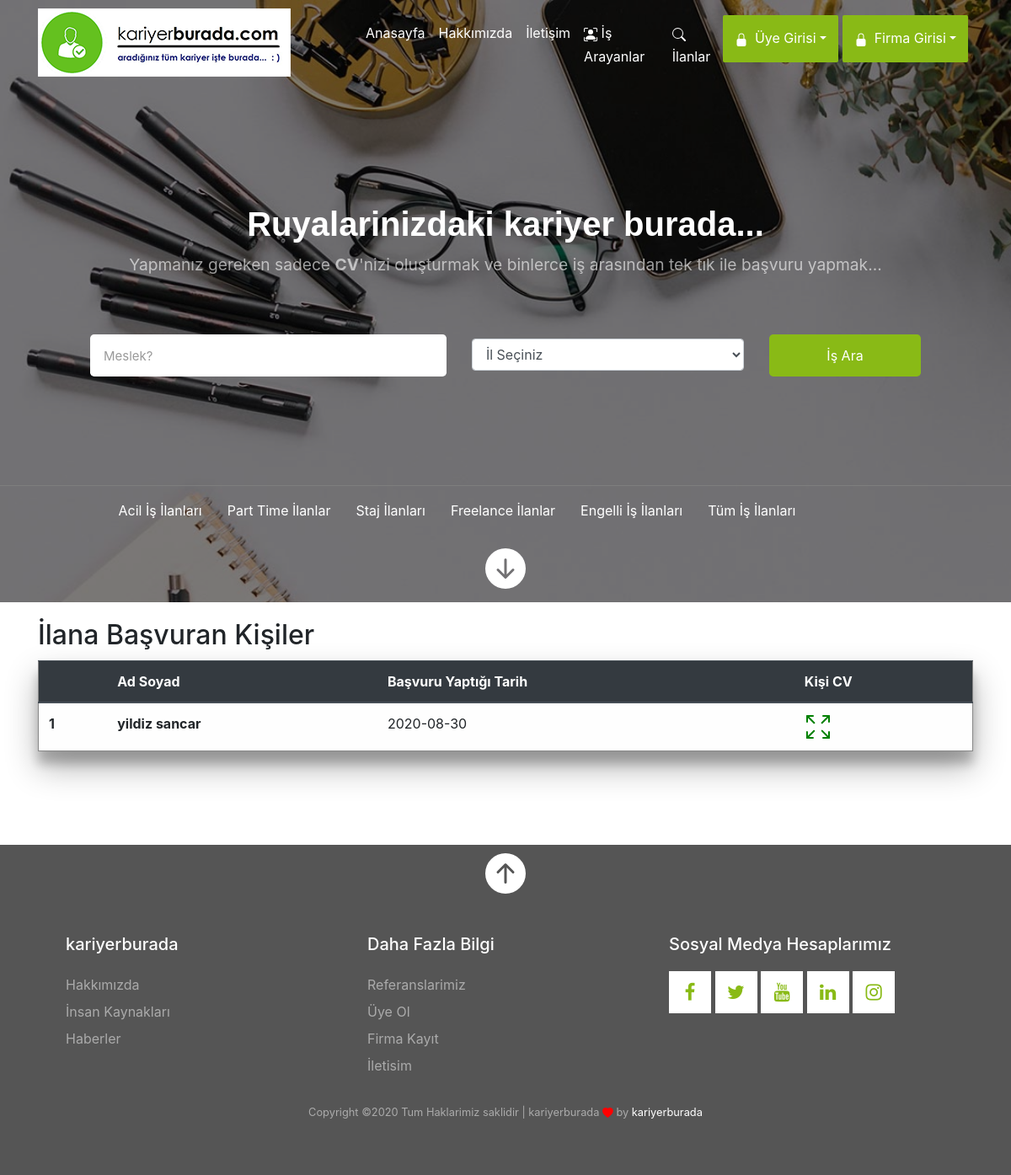
Page /ilan-basvuranlar.php?id=28 on the earlier database version.
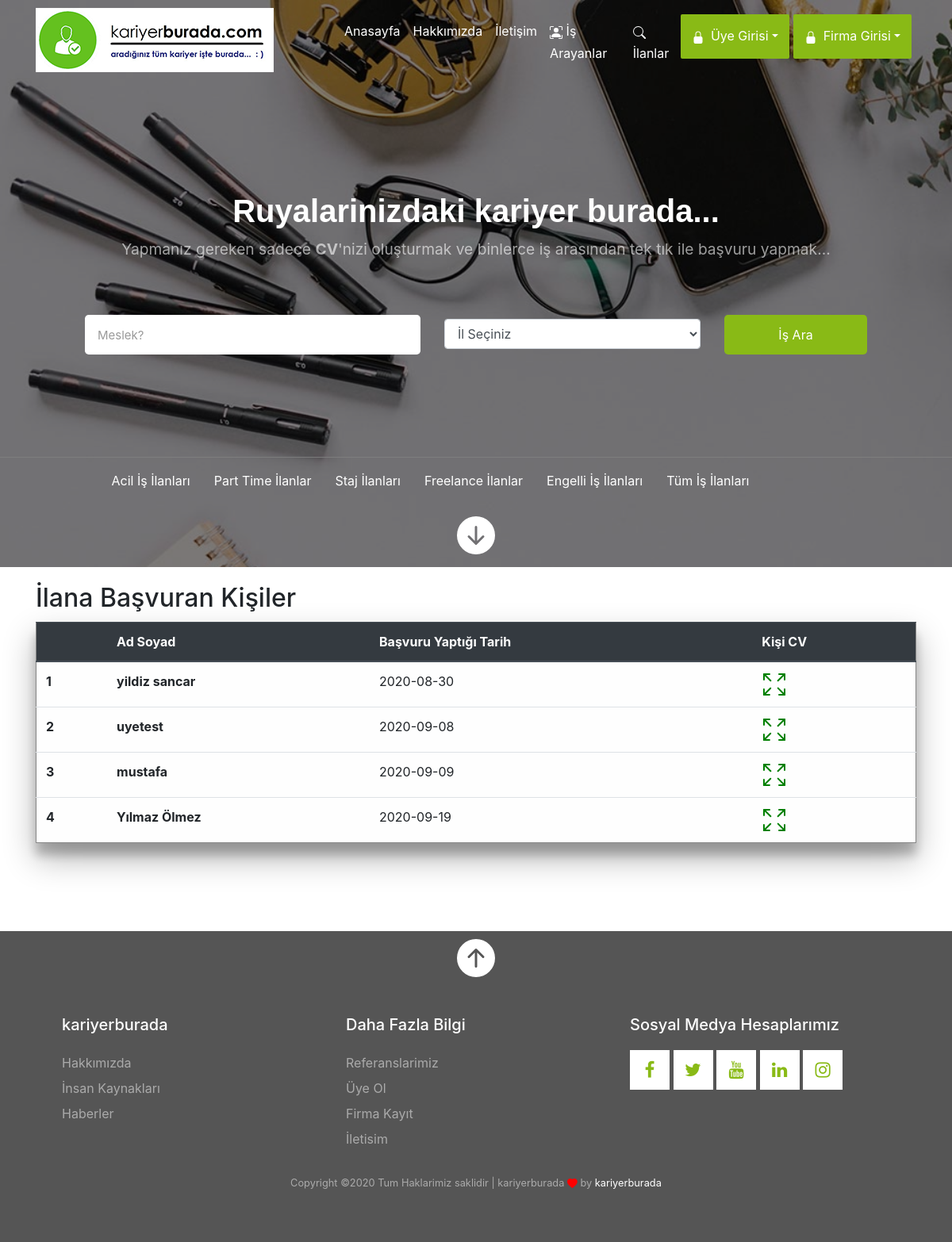
Same page on the later database version.
### tables this page shows
CREATE TABLE `uyefirmaisilanbasvurubilgi` (
  `isilanbasvuruno` int(11) NOT NULL,
  `isilanno` int(11) NOT NULL,
  `uyefirmaunvani` varchar(200) NOT NULL,
  `uyecvno` int(11) DEFAULT NULL,
  `uyecvadisoyadi` varchar(200) DEFAULT NULL,
  `isaciklamasi` varchar(300) NOT NULL,
  `basvurunotlari` varchar(300) NOT NULL,
  `basvurutarihi` date DEFAULT NULL,
  `uyefirmano` int(11) NOT NULL,
  `meslek` varchar(200) NOT NULL
);

### ilan-basvuranlar.php (the view, shortened to what this page needs)
<?php
include "component/baglanti.php";
		$referer = $_SERVER['HTTP_REFERER'];
if ($referer == "")
{
 header("Location:index.php");
}
else
{
	?>
	<!DOCTYPE html>
	<html>
	<head>
		<?php
		include "component/css/css.php";
		?>
	</head>
	<body>
		<header>
			<?php include "component/header.php"; ?>
		</header>
		<main>
			<article>
				<section>
					<div class="container" style="margin-top:20px;">
						<div class="row">
							<div class="col-md-12" >
								<table class="table animate" style="margin: 1% auto 10% auto;background-color: #fefefe;border: 1px solid #888;box-shadow: 0 19px 38px rgba(0,0,0,0.30), 0 15px 12px rgba(0,0,0,0.22);">
									<legend><h2>İlana Başvuran Kişiler</h2></legend>
								  <thead class="thead-dark">
								    <tr>
								      <th scope="col"> </th>
								      <th scope="col">Ad Soyad</th>
								      <th scope="col">Başvuru Yaptığı Tarih</th>
								      <th scope="col">Kişi CV</th>
								    </tr>
								  </thead>
								  <tbody>
								  	<?php
									$sql="select * from uyefirmaisilanbasvurubilgi where isilanno='".$_GET["id"]."'";
									$result=mysqli_query($baglan,$sql);
									$a=1;
									while($sonuc=mysqli_fetch_assoc($result))
									{
								?>
								    <tr>
								      <th scope="row"><?php echo $a; ?></th>
								      <td><b><?php echo $sonuc["uyecvadisoyadi"]; ?></b></td>
								      <td><?php echo $sonuc["basvurutarihi"]; ?></td>
								      <td><a href="cvgoster.php?id=<?php echo $sonuc["uyecvno"]; ?>#git" target="_blank" style="color: green;">
</a></td>
								    </tr>
									<?php
										$a++;
									  }
									 ?>
								  </tbody>
								</table>
							</div>
						</div>
				</div>
			</section>
		</article>
	</main>
	<footer>
		<?php
		include "component/footer.php";
		?>
	</footer>
</body>
</html>
<?php
}
?>

### component/css/css.php (shortened to what this page needs)
<link rel="stylesheet" type="text/css" href="././bootstrap/css/bootstrap.min.css">
<link rel="stylesheet" type="text/css" href="././component/css/still.css">
<link rel="stylesheet" type="text/css" href="././component/css/search.css">
<link rel="stylesheet" type="text/css" href="././component/css/sosyal-medya.css">
<link rel="stylesheet" type="text/css" href="././component/css/login-still.css">
	<link rel="stylesheet" type="text/css" href="././component/css/cpanel.css">
<link href="././component/css/print.css" rel="stylesheet" media="print" />
<link rel="stylesheet" href="https://use.fontawesome.com/releases/v5.1.0/css/all.css">
 	  <link href="https://maxcdn.bootstrapcdn.com/font-awesome/4.7.0/css/font-awesome.min.css" rel="stylesheet" type="text/css">

### component/header.php (shortened to what this page needs)
<section class="home-section section-hero overlay" style="background: url('images/hero_1.jpg') no-repeat  ;
    background-attachment: fixed;
    background-size: cover;"  >
<div class="container">
	<div class="row align-items-center justify-content-center">
		<div class="col-md-4">
			<figure>
				<a href="index.php">
					<img src="images/logo/logo2.png" alt=""  style="margin-top: 10px;">
				</a>
			</figure>
		</div>
		<div class="col-md-8 navbar navbar-expand-lg navbar-dark">
			<div class="collapse navbar-collapse" id="navbarResponsive">
				<ul class="navbar-nav  ml-auto">
					<li class="nav-item">
						<a class="nav-link" href="index.php">
							Anasayfa
						</a>
					</li>
					<li class="nav-item">
						<a class="nav-link" href="hakkimizda.php#git">
							Hakkımızda
						</a>
					</li>
					<li class="nav-item">
						<a class="nav-link" href="iletisim.php#git">
							İletişim
						</a>
					</li>
					<li class="nav-item">
						<a class="nav-link" href="./isarayanlar.php?unvan=&sehirler=#git">
							İş Arayanlar
						</a>
					</li>
					<li class="nav-item">
						<a class="nav-link" href="./ilanara.php?unvan=&sehirler=&tur=#git">
							İlanlar
						</a>
					</li>
						<?php
							if ($_SESSION["login"]=="uye") {
						?>
							 <li class="nav-item">
									<div class="dropdown">
										<button   class="loginbuton dropdown-toggle"  type="button" id="dropdownMenu2" data-toggle="dropdown" aria-haspopup="true" aria-expanded="false">Hoşgeldiniz:<?php echo $_SESSION["adsoyad"]; ?></button>
										<div class="dropdown-menu" aria-labelledby="dropdownMenu2">
											<button class="dropdown-item" type="button" onclick="document.location.href='./cvduzenle.php#git'"><svg width="1em" height="1em" viewBox="0 0 16 16" class="bi bi-arrow-return-right" fill="currentColor" xmlns="http://www.w3.org/2000/svg">
											  <path fill-rule="evenodd" d="M10.146 5.646a.5.5 0 0 1 .708 0l3 3a.5.5 0 0 1 0 .708l-3 3a.5.5 0 0 1-.708-.708L12.793 9l-2.647-2.646a.5.5 0 0 1 0-.708z"/>
											  <path fill-rule="evenodd" d="M3 2.5a.5.5 0 0 0-.5.5v4A2.5 2.5 0 0 0 5 9.5h8.5a.5.5 0 0 0 0-1H5A1.5 1.5 0 0 1 3.5 7V3a.5.5 0 0 0-.5-.5z"/>
											</svg>CV</button>
											<button class="dropdown-item" type="button" onclick="document.location.href='./basvurulanilanlar.php#git'"><svg width="1em" height="1em" viewBox="0 0 16 16" class="bi bi-calendar2-check" fill="currentColor" xmlns="http://www.w3.org/2000/svg">
											  <path fill-rule="evenodd" d="M10.854 8.146a.5.5 0 0 1 0 .708l-3 3a.5.5 0 0 1-.708 0l-1.5-1.5a.5.5 0 0 1 .708-.708L7.5 10.793l2.646-2.647a.5.5 0 0 1 .708 0z"/>
											  <path fill-rule="evenodd" d="M14 2H2a1 1 0 0 0-1 1v11a1 1 0 0 0 1 1h12a1 1 0 0 0 1-1V3a1 1 0 0 0-1-1zM2 1a2 2 0 0 0-2 2v11a2 2 0 0 0 2 2h12a2 2 0 0 0 2-2V3a2 2 0 0 0-2-2H2z"/>
											  <path fill-rule="evenodd" d="M3.5 0a.5.5 0 0 1 .5.5V1a.5.5 0 0 1-1 0V.5a.5.5 0 0 1 .5-.5zm9 0a.5.5 0 0 1 .5.5V1a.5.5 0 0 1-1 0V.5a.5.5 0 0 1 .5-.5z"/>
											  <path d="M2.5 4a.5.5 0 0 1 .5-.5h10a.5.5 0 0 1 .5.5v1a.5.5 0 0 1-.5.5H3a.5.5 0 0 1-.5-.5V4z"/>
											</svg>Başvurulan İlanlar</button>
											<button class="dropdown-item" type="button" style="border-top: 1px solid black;"  onclick="document.location.href='./cikis.php'"><svg width="1em" height="1em" viewBox="0 0 16 16" class="bi bi-x-octagon-fill" fill="currentColor" xmlns="http://www.w3.org/2000/svg">
										  <path fill-rule="evenodd" d="M11.46.146A.5.5 0 0 0 11.107 0H4.893a.5.5 0 0 0-.353.146L.146 4.54A.5.5 0 0 0 0 4.893v6.214a.5.5 0 0 0 .146.353l4.394 4.394a.5.5 0 0 0 .353.146h6.214a.5.5 0 0 0 .353-.146l4.394-4.394a.5.5 0 0 0 .146-.353V4.893a.5.5 0 0 0-.146-.353L11.46.146zm.394 4.708a.5.5 0 0 0-.708-.708L8 7.293 4.854 4.146a.5.5 0 1 0-.708.708L7.293 8l-3.147 3.146a.5.5 0 0 0 .708.708L8 8.707l3.146 3.147a.5.5 0 0 0 .708-.708L8.707 8l3.147-3.146z"/>
										</svg>ÇIKIŞ</button>
										</div>
									</div>
								</li>
							<?php
							}
							else
							{
						?>
								 <li class="nav-item">
									<div class="dropdown">
										<a href="" class="loginbuton dropdown-toggle btn" id="dropdownMenu2" data-toggle="dropdown" aria-haspopup="true" aria-expanded="false"><span class="mr-2"><svg width="1em" height="1em" viewBox="0 0 16 16" class="bi bi-lock-fill" fill="currentColor" xmlns="http://www.w3.org/2000/svg">
  <path d="M2.5 9a2 2 0 0 1 2-2h7a2 2 0 0 1 2 2v5a2 2 0 0 1-2 2h-7a2 2 0 0 1-2-2V9z"/>
  <path fill-rule="evenodd" d="M4.5 4a3.5 3.5 0 1 1 7 0v3h-1V4a2.5 2.5 0 0 0-5 0v3h-1V4z"/>
</svg></span>Üye Girisi</a>
									</div>
								</li>
								<li class="nav-item">
									<div class="dropdown">
										<a href="" class="loginbuton dropdown-toggle btn" id="dropdownMenu2" data-toggle="dropdown" aria-haspopup="true" aria-expanded="false"><span class="mr-2"><svg width="1em" height="1em" viewBox="0 0 16 16" class="bi bi-lock-fill" fill="currentColor" xmlns="http://www.w3.org/2000/svg">
  <path d="M2.5 9a2 2 0 0 1 2-2h7a2 2 0 0 1 2 2v5a2 2 0 0 1-2 2h-7a2 2 0 0 1-2-2V9z"/>
  <path fill-rule="evenodd" d="M4.5 4a3.5 3.5 0 1 1 7 0v3h-1V4a2.5 2.5 0 0 0-5 0v3h-1V4z"/>
</svg></span>Firma Girisi</a>
									</div>
								</li>
							<?php
								}
							?>
				</ul>
			</div>
		</div>
	</div>
	<div class="row"  style="margin-top: 70px;">
		<div class="col-md-12">
			<div class="s01">
				<form method="get" action="ilanara.php#git">
					<div class="mb-3 text-center">
		              <h1 class="text-white font-weight-bold" style="font-family: 'Nunito', sans-serif;">Ruyalarinizdaki kariyer burada...</h1>
		              <p style="font-size: 1.2rem;
    color: rgba(255, 255, 255, 0.6);">Yapmanız gereken sadece <strong>CV</strong>'nizi oluşturmak ve binlerce iş arasından tek tık ile başvuru yapmak...</p>
		            </div>
					<div class="inner-form">
						<div class="input-field first-wrap">
							<input id="search" type="text" placeholder="Meslek?" name="unvan" style="height: calc(2em + 1rem + 2px);
    padding: 0.5rem 1rem;
    font-size: 1rem;
    line-height: 1.5;
    border-radius: 0.3rem;" />
						</div>
						<div class="input-field second-wrap">
							<select name="sehirler" class="form-control" style="margin-top: 5px;" onfocus='this.size=7;' onblur='this.size=1;' onchange='this.size=1; this.blur();'>
								<?php
									include "component/sehirler.php";
								?>
							</select>
						</div>
						<div class="input-field third-wrap">
							<button class="btn-search loginbuton" type="submit" style="background-color: #89ba16;height: calc(2em + 1rem + 2px);
    padding: 0.5rem 1rem;
    font-size: 1rem;
    line-height: 1.5;
    border-radius: 0.3rem;">İş Ara</button>
						</div>
					</div>
				</form>
			</div>
	</div>
</div>
</div>
<hr style="border-color: white;opacity: 0.9;">
<div class="container header-alti">
	<div class="row">
		<div class="col-md-12 ">
			<ul>
				<li><a href="ilanara.php?unvan=&sehirler=&tur=acil">Acil İş İlanları</a></li>
				<li><a href="ilanara.php?unvan=&sehirler=&tur=part">Part Time İlanlar</a></li>
				<li><a href="ilanara.php?unvan=&sehirler=&tur=staj">Staj İlanları</a></li>
				<li><a href="ilanara.php?unvan=&sehirler=&tur=freelance">Freelance İlanlar</a></li>
				<li><a href="ilanara.php?unvan=&sehirler=&tur=engelli">Engelli İş İlanları</a></li>
				<li><a href="ilanara.php?unvan=&sehirler=&tur=">Tüm İş İlanları</a></li>
			</ul>
		</div>
	</div>
</div>
<div class="container">
	<div class="row text-center p-3">
		<div class="col-md-12">
			<span>
		<a href="#next" style="color: white">
		  </a>
	</span>
		</div>
	</div>
</div>
</section>

### component/sehirler.php (shortened to what this page needs)
<option value="">İl Seçiniz</option>

### component/footer.php (shortened to what this page needs)
<div class="container" >
	<div class="row text-center" >
		<div class="col-md-12">
			<span>
				<a href="#next2" style="color: white;" >
				  </a>
			</span>
		</div>
	</div>
</div>
<div class="container p-5" >
	<div class="row">
		<div class="col-md-4">
			 <h3>kariyerburada</h3>
            <ul class="list-unstyled" style="line-height: 2;">
              <li><a href="hakkimizda.php#git">Hakkımızda</a></li>
              <li><a href="#">İnsan Kaynakları</a></li>
              <li><a href="#">Haberler</a></li>
            </ul>
		</div>
		<div class="col-md-4">
			 <h3>Daha Fazla Bilgi</h3>
            <ul class="list-unstyled" style="line-height: 2;">
              <li><a href="#">Referanslarimiz</a></li>
              <li><a href="uyeol.php#git">Üye Ol</a></li>
              <li><a href="firmauyeol.php#git">Firma Kayıt</a></li>
              <li><a href="iletisim.php#git">İletisim</a></li>
            </ul>
		</div>
		<div class="col-md-4">
			<section id="services">
				<h3>Sosyal Medya Hesaplarımız</h3>
			<ul id="services" style="margin-left: -40px;">
				<li>
					<div class="facebook">
						<a href="">
							<i class="fa fa-facebook" aria-hidden="true"></i>
						</a>
					</div>
				</li>
				<li>
					<div class="twitter">
						<a href="">
							<i class="fa fa-twitter" aria-hidden="true"></i>
						</a>
					</div>
				</li>
				<li>
					<div class="youtube">
						<a href="">
							<i class="fa fa-youtube" aria-hidden="true"></i>
						</a>
					</div>
				</li>
				<li>
					<div class="linkedin">
						<a href="">
							<i class="fa fa-linkedin" aria-hidden="true"></i>
						</a>
					</div>
				</li>
				<li>
					<div class="instagram">
						<a href="">
							<i class="fa fa-instagram" aria-hidden="true"></i>
						</a>
					</div>
				</li>
			</ul>
			</section>
		</div>
	</div>
	<div class="row text-center" style="margin-top: 10px;">
          <div class="col-12">
            <p class="copyright" style="color: rgba(255, 255, 255, 0.5);"><small>
            Copyright &copy;<script>document.write(new Date().getFullYear());</script> Tum Haklarimiz saklidir | kariyerburada <span style="color: red;" aria-hidden="true"><svg width="1em" height="1em" viewBox="0 0 16 16" class="bi bi-heart-fill" fill="currentColor" xmlns="http://www.w3.org/2000/svg">
  <path fill-rule="evenodd" d="M8 1.314C12.438-3.248 23.534 4.735 8 15-7.534 4.736 3.562-3.248 8 1.314z"/>
</svg></span> by <a href="#" target="_blank" >kariyerburada</a>
            </small></p>
          </div>
        </div>
</div>

### component/css/still.css (style rules this page uses)
html { scroll-behavior: smooth; }
header { font-weight: 400; font-size: 1rem; line-height: 1.7; }
header .container .navbar .collapse ul li a { color: white; text-decoration: none; }
.home-section { position: relative; }
.section-hero.overlay:before, .section-hero.overlay-2:before { z-index: 1; position: absolute; content: ""; top: 0; left: 0; right: 0; bottom: 0; background: rgba(0, 0, 0, 0.5); }
.section-hero .container { z-index: 2; position: relative; }
footer { background-color:#555555; }
footer h3 { color: white; font-size: 20px; margin-bottom: 20px; }
footer ul li a { color: rgba(255, 255, 255, 0.5); }
footer a { color: white; }
.header-alti { padding-bottom: 15px; }
.header-alti ul { width: 90%; margin: auto; }
.header-alti li { float: left; color: white; list-style: none; margin-right: 30px; }
.header-alti li a { color: white; text-decoration: none; }
.loginbuton { background-color: #89ba16; color: white; border-radius: 2px; padding:14px 14px; border: none; cursor: pointer; width: auto; margin-right: 5px; margin-bottom: 5px; font-weight: 400; font-size: 1rem; line-height: 1.7; }

### component/css/search.css (style rules this page uses)
.s01 { margin-top: 50px; margin-bottom: 50px; padding: 15px; }
.s01 form { width: 100%; max-width: 1290px; }
.s01 form .inner-form { padding: 50px 47px; display: -ms-flexbox; display: flex; width: 100%; -ms-flex-pack: justify; justify-content: space-between; -ms-flex-align: center; align-items: center; }
.s01 form .inner-form .input-field { margin-right: 30px; height: 48px; }
.s01 form .inner-form .input-field input { height: 100%; background: #fff; border-radius: .5px; border: 0; display: block; width: 100%; padding: 10px 32px; font-size: 15px; }
.s01 form .inner-form .input-field.first-wrap { -ms-flex-positive: 1; flex-grow: 1; }
.s01 form .inner-form .input-field.second-wrap { width: 32.77%; min-width: 180px; }
.s01 form .inner-form .input-field.third-wrap { width: 180px; margin-right: 0; }
.s01 form .inner-form .input-field.third-wrap .btn-search { height: 100%; width: 100%; background: #64c11f; white-space: nowrap; border-radius: .5px; font-size: 15px; color: #fff; transition: all .2s ease-out, color .2s ease-out; border: 0; cursor: pointer; }

### component/css/sosyal-medya.css (style rules this page uses)
section #services { transform: translatez(0); }
section #services li { width: 50px; height: 60px; display: inline-block; list-style: none; }
section #services li div { width: 50px; height: 50px; color: #89ba16; font-size: 1.4em; text-align: center; line-height: 50px; background-color: #fff; transition: all 0.5s ease; }
section #services li a { color: #89ba16; }

### component/css/login-still.css (style rules this page uses)
.animate { -webkit-animation: animatezoom 0.6s; animation: animatezoom 0.6s }

### component/css/print.css (style rules this page uses)
header { display: none; }
footer { display: none; }

Differences in the rows shown:
added uyefirmaisilanbasvurubilgi: uyecvadisoyadi "uyetest", basvurutarihi "2020-09-08"
added uyefirmaisilanbasvurubilgi: uyecvadisoyadi "mustafa", basvurutarihi "2020-09-09"
added uyefirmaisilanbasvurubilgi: uyecvadisoyadi "Yılmaz Ölmez", basvurutarihi "2020-09-19"
